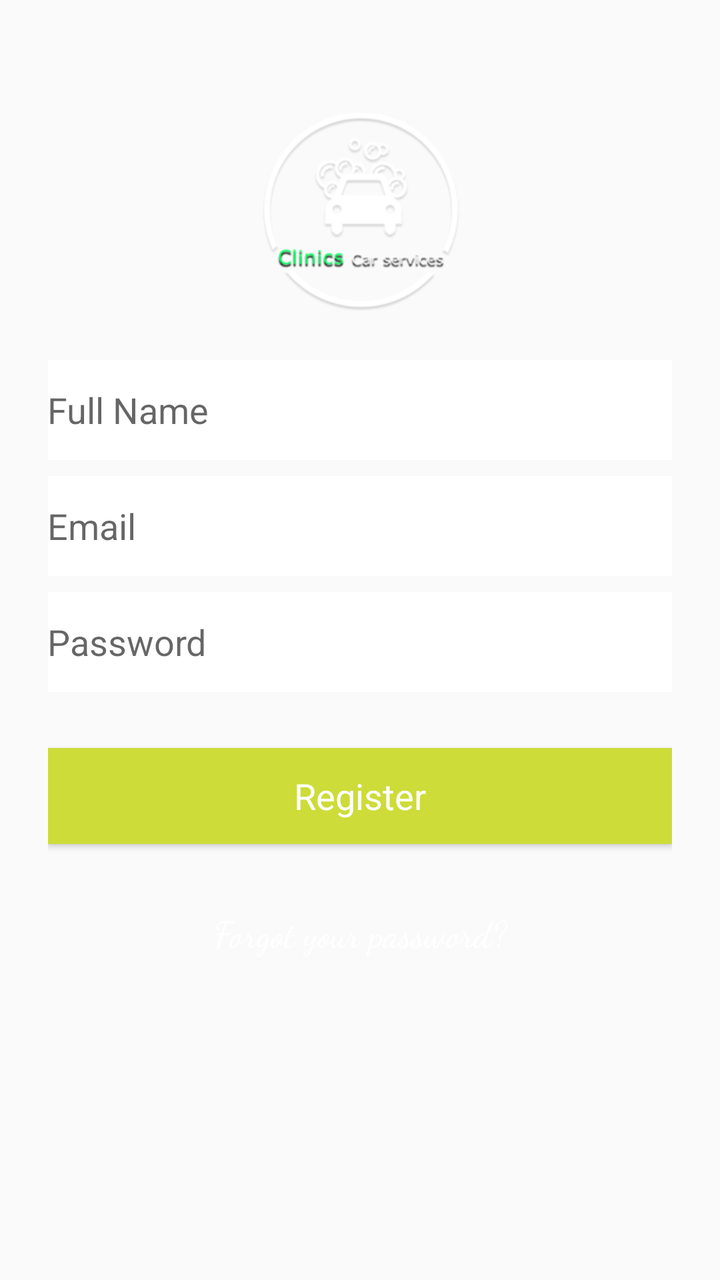
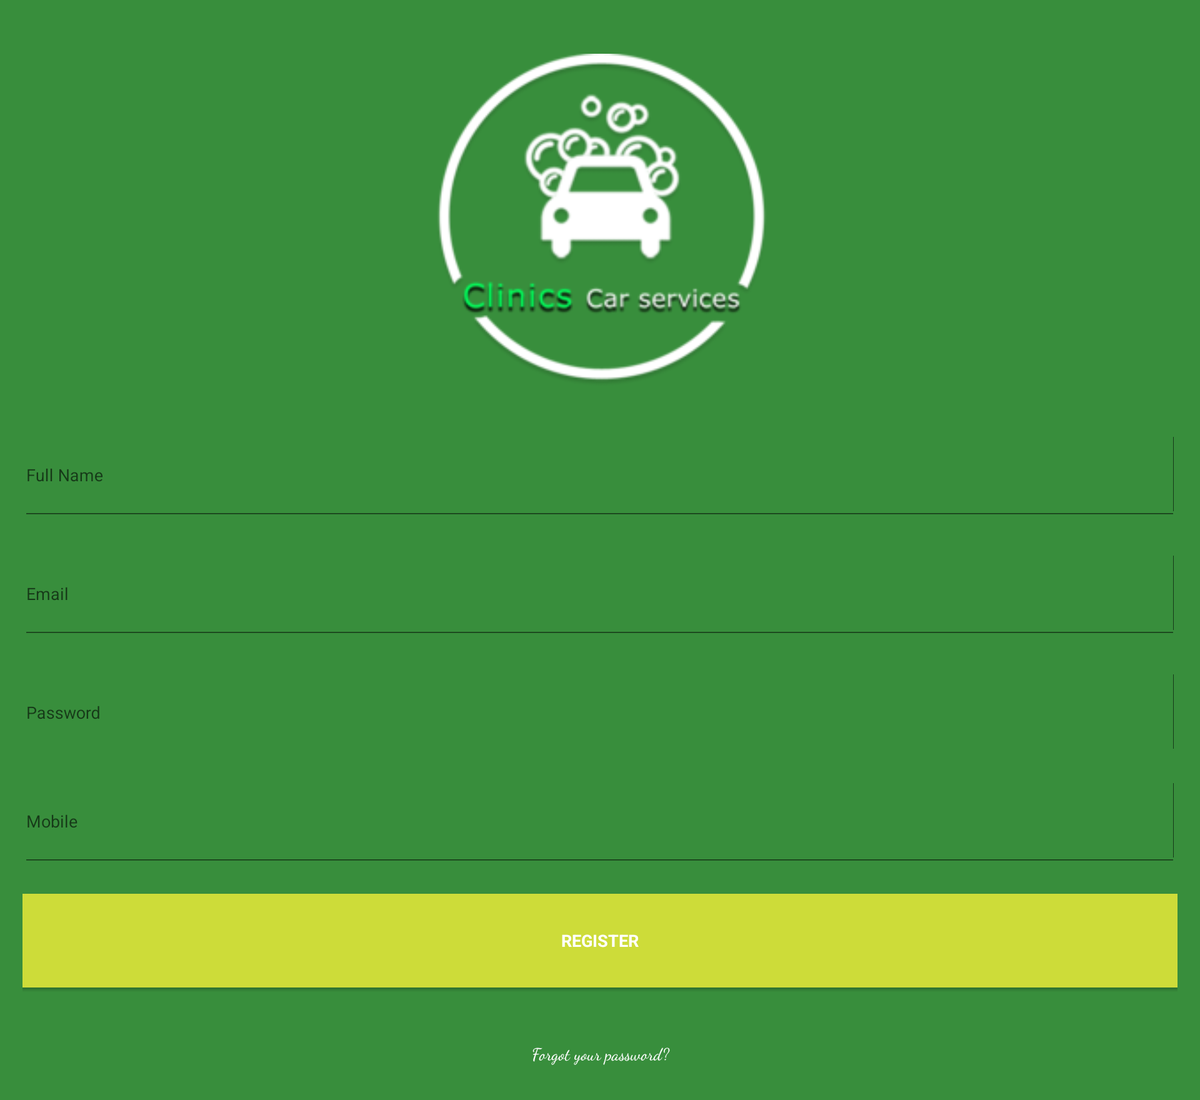

An Android layout and its configuration variant, each rendered on a device that would load it. The default file and the variant file are quoted in full after the pictures.
<!-- AndroidManifest.xml: activity theme AppTheme -->
<!-- res/layout/activity_signup.xml -->
<?xml version="1.0" encoding="utf-8"?>
<android.support.design.widget.CoordinatorLayout xmlns:android="http://schemas.android.com/apk/res/android"
    xmlns:app="http://schemas.android.com/apk/res-auto"
    xmlns:tools="http://schemas.android.com/tools"
    android:layout_width="match_parent"
    android:layout_height="match_parent"
    android:layout_gravity="center"
    android:background="@drawable/app_welcoe_screen"
    android:fitsSystemWindows="true"
    tools:context=".LoginActivity">
<ScrollView
    android:layout_width="match_parent"
    android:layout_height="wrap_content">

    <LinearLayout
        android:orientation="vertical"
        android:layout_width="match_parent"
        android:layout_height="match_parent"
        android:paddingTop="56dp"
        android:paddingLeft="24dp"
        android:paddingRight="24dp"
        android:layout_gravity="center_vertical"
        android:weightSum="1">

        <ImageView android:src="@drawable/app_logo"
                   android:layout_width="@dimen/logo_w_h"
                   android:layout_height="@dimen/logo_w_h"
                   android:layout_marginBottom="24dp"
                   android:layout_gravity="center_horizontal"
            android:layout_weight="0.33" />

        
        
            
            <EditText
                android:id="@+id/fullName"
                android:layout_width="match_parent"
                android:layout_height="50dp"
                android:paddingLeft="@dimen/dp_4"
                android:hint="@string/hint_name"
                android:inputType="textPersonName"
                android:textColor="@color/textColorPrimary"
                android:background="@color/white"
                android:nextFocusDown="@id/email"/>


        

        
        
            <EditText
                android:id="@+id/email"
                android:layout_width="match_parent"
                android:hint="@string/email"
                android:layout_height="50dp"
                android:layout_marginTop="8dp"
                android:layout_marginBottom="8dp"
                android:paddingLeft="@dimen/dp_4"
                android:textColor="@color/textColorPrimary"
                android:background="@color/white"
                android:inputType="textEmailAddress"
                android:nextFocusDown="@id/password"/>
        

        
        
            <EditText android:id="@+id/password"
                android:layout_width="match_parent"
                android:layout_height="50dp"
                android:paddingLeft="@dimen/dp_4"
                android:inputType="textPassword"
                android:textColor="@color/textColorPrimary"
                android:background="@color/white"
                android:layout_marginBottom="8dp"
                android:hint="@string/hint_password"
                android:imeActionId="@+id/keyRegister"
                android:imeActionLabel="@string/keyboard_signup"
                android:imeOptions="actionUnspecified"/>
        

        
        

        
        <Button
            android:id="@+id/sign_up_button"
            style="?android:textAppearanceSmall"
            android:layout_width="match_parent"
            android:layout_height="wrap_content"
            android:layout_marginTop="20dp"
            android:background="@color/colorAccent"
            android:text="@string/action_sign_in_short"
            android:textColor="#FFFFFF"
            android:textSize="18sp"
            android:elevation="0dp"
            android:textAllCaps="false"/>

        <Button
            android:id="@+id/btn_reset_password"
            android:layout_width="fill_parent"
            android:layout_height="wrap_content"
            android:layout_marginTop="20dip"
            android:text="@string/btn_forgot_password"
            android:textAllCaps="false"
            android:textSize="18sp"
            android:textColor="@color/white"
            android:fontFamily="cursive"
            android:elevation="2dp"
            android:background="@null"/>
        

    </LinearLayout>
</ScrollView>
    </android.support.design.widget.CoordinatorLayout>
<!-- resources referenced by this layout -->
<resources>
  <color name="colorAccent">#cddc39</color>
  <color name="textColorPrimary">#212121</color>
  <color name="white">#ffffff</color>
  <dimen name="logo_w_h">100dp</dimen>
  <!-- drawable app_logo: png bitmap (drawable, 26238 bytes) -->
  <string name="action_sign_in_short">Register</string>
  <string name="btn_forgot_password">Forgot your password?</string>
  <string name="email">Email</string>
  <string name="hint_name">Full Name</string>
  <string name="hint_password">Password</string>
  <string name="keyboard_signup">Sign Up</string>
  <!-- from res/values-v21/ -->
  <style name="AppTheme" parent="AppTheme.Base" />
  <!-- from res/values-v21/ -->
  <style name="AppTheme.Base" parent="Theme.AppCompat.Light.NoActionBar">
          
  
          
          <item name="colorPrimary">@color/colorPrimary</item>
  
          
          <item name="colorPrimaryDark">@color/colorPrimaryDark</item>
  
          
          <item name="colorAccent">@color/colorAccent</item>
  
          
      </style>
  <color name="colorPrimary">#4caf50</color>
  <color name="colorPrimaryDark">#388e3c</color>
</resources>
<!-- res/layout-xlarge/activity_signup.xml (the repository's variant of the layout above) -->
<!-- drawn on a large tablet held sideways -->
<?xml version="1.0" encoding="utf-8"?>
<ScrollView
    xmlns:android="http://schemas.android.com/apk/res/android"
    xmlns:app="http://schemas.android.com/apk/res-auto"
    xmlns:tools="http://schemas.android.com/tools"
    android:layout_width="match_parent"
    android:layout_height="match_parent"
    android:fitsSystemWindows="true"
    tools:context=".SignupActivity"
    android:background="@color/colorPrimaryDark">

    <LinearLayout
        android:orientation="vertical"
        android:layout_width="match_parent"
        android:layout_height="match_parent"
        android:paddingTop="56dp"
        android:paddingLeft="24dp"
        android:paddingRight="24dp"
        android:layout_gravity="center_vertical"
        android:weightSum="1">

        <ImageView android:src="@drawable/app_logo"
                   android:layout_width="357dp"
                   android:layout_height="357dp"
                   android:layout_marginBottom="24dp"
                   android:layout_gravity="center_horizontal"
                   android:layout_weight="1.27"/>

        
        <android.support.design.widget.TextInputLayout
            android:layout_width="match_parent"
            android:layout_height="wrap_content"
            android:layout_marginTop="8dp"
            android:layout_marginBottom="8dp">
            
            <EditText
                android:id="@+id/fullName"
                android:layout_width="match_parent"
                android:layout_height="100dp"
                android:hint="@string/hint_name"
                android:inputType="textPersonName"
                android:textColor="@color/white"/>
        </android.support.design.widget.TextInputLayout>

        
        <android.support.design.widget.TextInputLayout
            android:layout_width="match_parent"
            android:layout_height="wrap_content"
            android:layout_marginTop="8dp"
            android:layout_marginBottom="8dp">
            <EditText
                android:id="@+id/email"
                android:layout_width="match_parent"
                android:layout_height="100dp"
                android:hint="@string/email"
                android:textColor="@color/white"
                android:inputType="textEmailAddress"/>
        </android.support.design.widget.TextInputLayout>

        
        <android.support.design.widget.TextInputLayout
            android:layout_width="match_parent"
            android:layout_height="100dp"
            android:layout_marginTop="8dp"
            android:layout_marginBottom="8dp">
            <EditText android:id="@+id/password"
                      android:layout_width="match_parent"
                      android:layout_height="100dp"
                      android:inputType="textPassword"
                      android:textColor="@color/white"
                      android:hint="@string/hint_password"/>
        </android.support.design.widget.TextInputLayout>

        
        <android.support.design.widget.TextInputLayout
            android:layout_width="match_parent"
            android:layout_height="wrap_content"
            android:layout_marginTop="8dp"
            android:layout_marginBottom="8dp">
            <EditText
                android:id="@+id/mobile"
                android:layout_width="match_parent"
                android:layout_height="100dp"
                android:hint="@string/hint_mobile"
                android:textColor="@color/white"
                android:inputType="textEmailAddress"/>
        </android.support.design.widget.TextInputLayout>

        
        <Button
            android:id="@+id/sign_up_button"
            style="?android:textAppearanceSmall"
            android:layout_width="match_parent"
            android:layout_height="100dp"
            android:layout_marginTop="20dp"
            android:background="@color/colorAccent"
            android:text="@string/action_sign_in_short"
            android:textStyle="bold"
            android:textSize="18sp"
            android:textColor="@color/white"
            android:elevation="0dp"/>

        <Button
            android:id="@+id/btn_reset_password"
            android:layout_width="fill_parent"
            android:layout_height="100dp"
            android:layout_marginTop="20dip"
            android:text="@string/btn_forgot_password"
            android:textAllCaps="false"
            android:textColor="@color/white"
            android:textSize="18sp"

            android:fontFamily="cursive"
            android:elevation="2dp"
            android:background="@null"/>
        

    </LinearLayout>
</ScrollView>
<!-- resources referenced by the variant -->
<!-- as a large tablet held sideways resolves them -->
<resources>
  <color name="colorAccent">#cddc39</color>
  <color name="colorPrimaryDark">#388e3c</color>
  <color name="white">#ffffff</color>
  <!-- drawable app_logo: png bitmap (drawable, 26238 bytes) -->
  <string name="action_sign_in_short">Register</string>
  <string name="btn_forgot_password">Forgot your password?</string>
  <string name="email">Email</string>
  <string name="hint_mobile">Mobile</string>
  <string name="hint_name">Full Name</string>
  <string name="hint_password">Password</string>
  <!-- from res/values-v21/ -->
  <style name="AppTheme" parent="AppTheme.Base" />
  <!-- from res/values-v21/ -->
  <style name="AppTheme.Base" parent="Theme.AppCompat.Light.NoActionBar">
          
  
          
          <item name="colorPrimary">@color/colorPrimary</item>
  
          
          <item name="colorPrimaryDark">@color/colorPrimaryDark</item>
  
          
          <item name="colorAccent">@color/colorAccent</item>
  
          
      </style>
  <color name="colorPrimary">#4caf50</color>
</resources>
